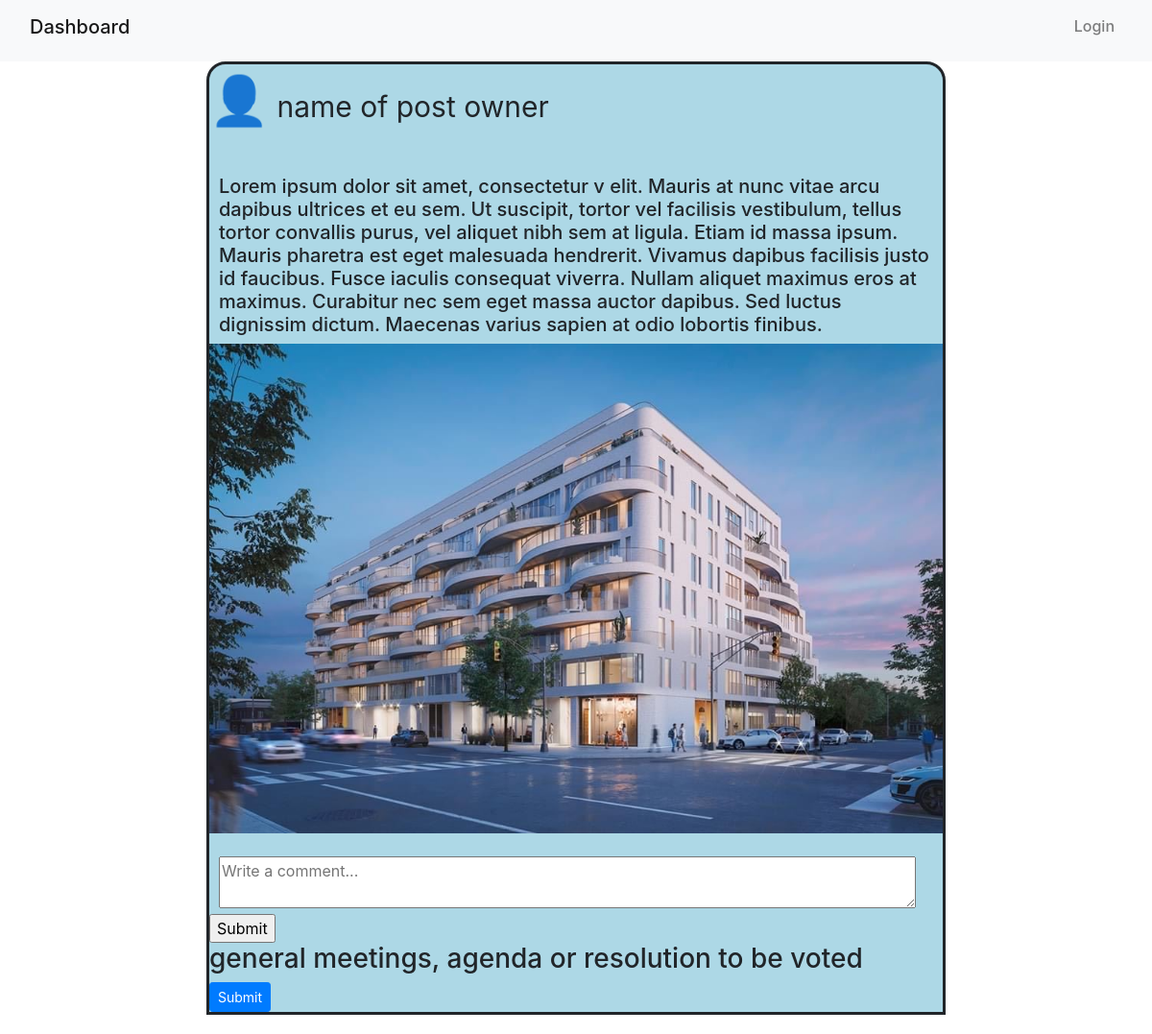
The app's page /includes/MemberDashboard.php (signed in), older data.
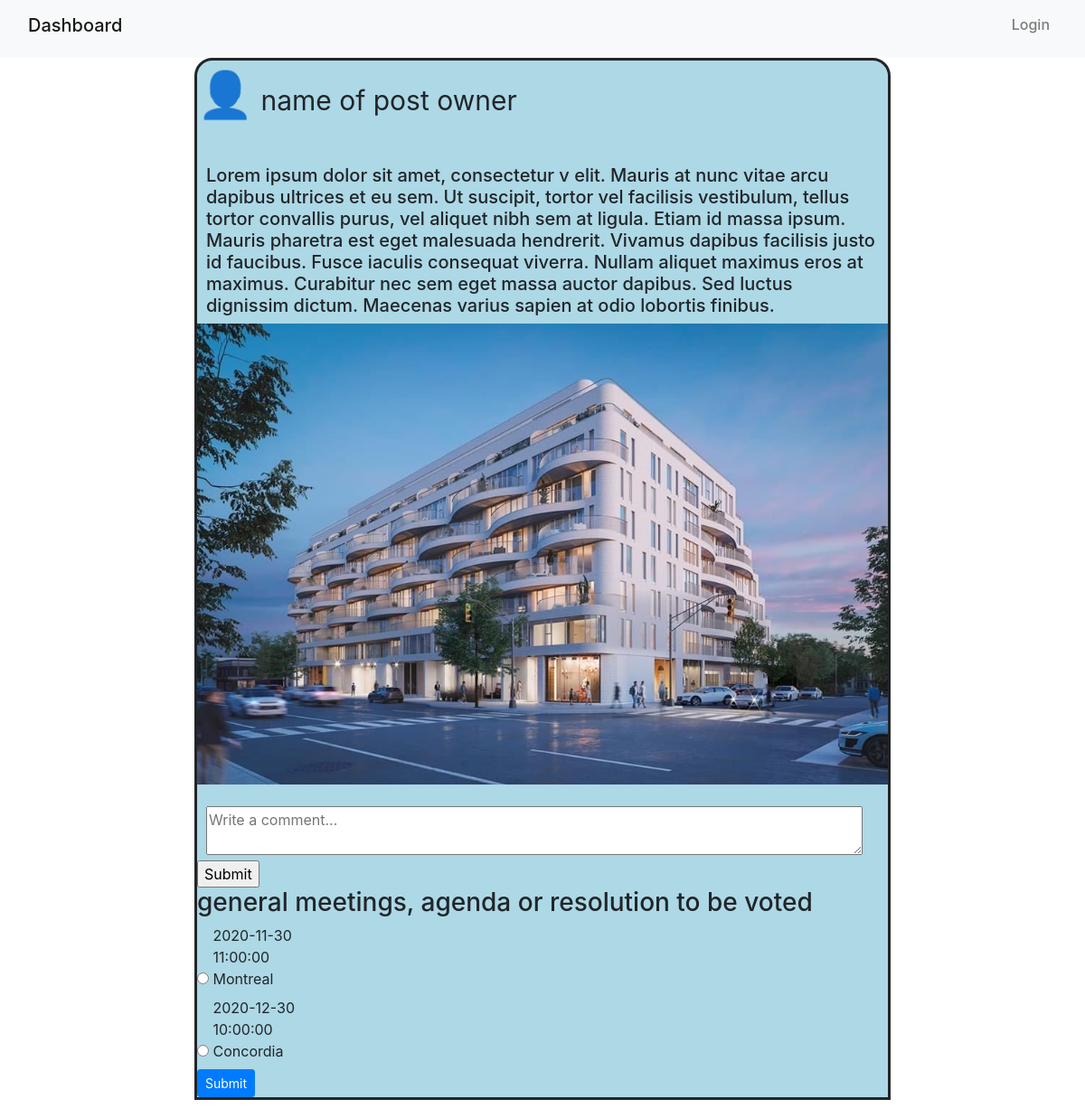
The same page, newer data.
### tables this page shows
CREATE TABLE `event_poll_option` (
  `event_poll_optionID` int(11) NOT NULL,
  `ContentID` int(11) NOT NULL,
  `Place` varchar(100) DEFAULT NULL,
  `Date` date DEFAULT NULL,
  `Time` time DEFAULT NULL
);

### includes/MemberDashboard.php (the view, shortened to what this page needs)
<?php include 'header.php'; ?>
<?php
        require "dbh.inc.php";
        $contentID = 1;
        $sql = "SELECT `event_poll_optionID`, `ContentID`, `Place`, `Date`, `Time` FROM `event_poll_option` WHERE `ContentID`=?";
        $stmt = mysqli_stmt_init($conn);
        if(!mysqli_stmt_prepare($stmt,$sql)){
            header("Location: ./index.php?error=sqlerror1");
            exit();
            }
        mysqli_stmt_bind_param($stmt, "i",$contentID);
        mysqli_stmt_execute($stmt);
        $options = mysqli_stmt_get_result($stmt);
?>
      <div class="container" style="width: 50em;">
         <div id="divID">
            <p id="pID">
               <span style="font-size:50px;">👤</span>
               name of post owner
            </p>
            <br>
            <h5 id="h1ID">Lorem ipsum dolor sit amet, consectetur v elit. Mauris at nunc vitae arcu dapibus ultrices et eu sem. Ut suscipit, tortor vel facilisis vestibulum, tellus tortor convallis purus, vel aliquet nibh sem at ligula. Etiam id massa ipsum. Mauris pharetra est eget malesuada hendrerit. Vivamus dapibus facilisis justo id faucibus. Fusce iaculis consequat viverra. Nullam aliquet maximus eros at maximus. Curabitur nec sem eget massa auctor dapibus. Sed luctus dignissim dictum. Maecenas varius sapien at odio lobortis finibus.</h5>
            <img id="imageID" src="image1.jpg">
            <br>
            <br>
            <form class='comment-form'>
               <textarea placeholder="Write a comment..." class="commentTextArea" name="commentBody" onkeyup="textAreaAdjust(this)"></textarea>
               <br>
               <input type="submit">
            </form>
			<div id=<?php echo 'event_poll_'.$contentID?>>
				<h3>
					general meetings, agenda or resolution to be voted
            </h3>
				<form class="event_poll_form">
               <?php while($option = mysqli_fetch_assoc($options)){ ?>
                  <div>
                     <input type="radio" name="vote" value = <?php echo $option['event_poll_optionID']?>>
                     <label>
                           <?php echo $option['Date'];?>
                           <br>
                           <?php echo $option['Time'];?>
                           <br>
                           <?php echo $option['Place'];?>
                           <br>
                     </label>
                  </div>
               <?php }?>
               <input type="submit" class="btn btn-primary btn-sm" value="Submit">
				</form>
			</div>
      </div>
<?php include 'footer.php'; ?>

### includes/header.php (shortened to what this page needs)
<!DOCTYPE html>
<html>
<head>
    <link rel="stylesheet" href="https://stackpath.bootstrapcdn.com/bootstrap/4.1.3/css/bootstrap.min.css">
    <link rel="stylesheet" href="Style.css">
</head>
<body>
    <header>
        <nav class="navbar navbar-expand-lg navbar-light bg-light" style="background-color: #e3f2fd;">
            <div class="container-fluid">
                <a class="navbar-brand h6" href="./MemberDashboard.php">Dashboard</a>
                <div class="collapse navbar-collapse" id="navbarNavAltMarkup">
                    <div class="navbar-nav ml-auto">
                        <?php if(isset($_SESSION['MemberID'])&&isset($_SESSION['isAdmin'])){ ?>
                            <a class="nav-link h6" href="#">Signed In As <?php echo $_SESSION['Name'] ;?></a>
                            <a class="btn btn-outline-danger d-none d-lg-inline-block mb-3 mb-md-0 ml-md-3" href="./logout.inc.php">Logout</a>
                        <?php }else{ ?>
                            <a class="nav-link h6" href="./LoginPage.php">Login</a>
                        <?php }?>
                    </div>
                </div>
            </div>
        </nav>
    </header>

### includes/footer.php (shortened to what this page needs)
    </body>
</html>

### includes/Style.css (style rules this page uses)
#divID { border: solid; border-radius: 20px 20px 0px 0px; background: lightblue; margin-bottom: 20px; }
#pID { width: fit-content; font-size: 30px; }
#h1ID { padding-left: 10px; padding-right: 10px; }
#imageID { max-width: -webkit-fill-available; }
.commentTextArea { width: 95%; left: 10px; position: relative; }

Row changes from the older to the newer data that the page shows:
added event_poll_option: Date "2020-11-30", Time "11:00:00", Place "Montreal"
added event_poll_option: Date "2020-12-30", Time "10:00:00", Place "Concordia"
